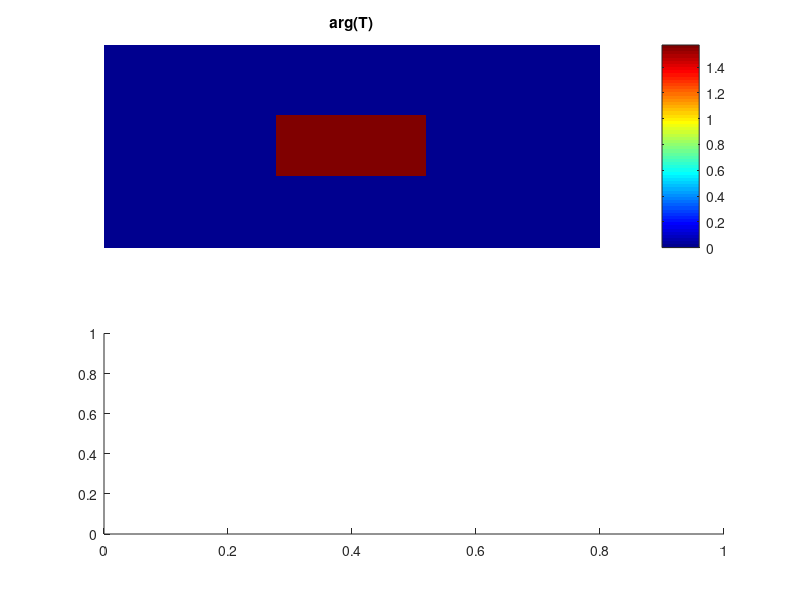

Here is the MATLAB script that generated this plot: (Note: this script raises an error after producing the figure.)

    clc;
    close all;
    clear all;
    %Step1; Create a phantom objects
    Nx = 512;
    nrows = Nx;
    ncols = Nx;  
    
    %Step 2: compute the true formula T*(T v H)*
    htype = 'lp';
    
     switch (htype)
        case {'gaussian'} %A gaussian filter
                    bw = 30; %Bandwidth parameter
                    h=fspecial('gaussian',[round(4*bw)+1 round(4*bw)+1],bw); %Transfer function of the low-pass filter...
                    %Fourier transform the filter
                    h1 = zeros(nrows,ncols);
                    h1(1:size(h,1),1:size(h,2))=h;
                    kernel_size=size(h,1);
                    h1 = circshift(h1,[-round((kernel_size-1)/2) -round((kernel_size-1)/2)]);
                    hf = fft2(h1);
 
        case {'lp'} %Bandpass filter
                    lp_bw = 50;%Bandwidth of the low pass filter in the frequency domain. The smaller it is, the more coherent the field will be 
                    hf = zeros(nrows,ncols);
                    [x,y]=meshgrid(linspace(-ncols/2,ncols/2-1,ncols),linspace(-nrows/2,nrows/2-1,nrows));
                    mask = sqrt(x.^2+y.^2)<lp_bw; %
                    hf(mask)=1;
                    hf = fftshift(hf);
    end
       
   
    
    
    datasource = 1;
    if (datasource==1) %Generate simulation data
        phi = pi/2;
        phase = zeros(nrows,ncols);
        phase(round(nrows*0.35:nrows*0.65),round(ncols*0.35:ncols*0.65))=phi;
        phif = fft2(phase);
        nrows = size(phase,1);
        ncols = size(phase,2);
        x_arr = 1:ncols;
        y_arr = 1:nrows;
        [xx,yy]=meshgrid(x_arr,y_arr);
        slope = 0;
        phi_lin =exp(i*xx*slope);
        a_gammaf = phif.*(1-hf);
        a_gamma = ifft2(a_gammaf);
        a_gamma = a_gamma + 0.1*randn(size(a_gamma));
        figure(1);colormap jet;
        subplot(211);imagesc(phase);axis off;colorbar;title('arg(T)');
        subplot(212);imagesc(a_gamma);axis off;colorbar;title('arg(gamma)');drawnow;
        %Display the cross-section of the image
        mcs=a_gamma(round((nrows+1)/2),:);%Get cross-section of the measurement
        cs = phase(round((nrows+1)/2),:);       
   
        figure(2);
        plot(mcs);hold on;plot(cs,'r');hold on;title('Cross sections for phase');
        legend('Gamma(r)','T(r)');drawnow;       
    end
    if (gpuDeviceCount()==0)
        gpu_compute_en = 1; %if there is no gpu, compute the result on cpu instead
    end
    gpu_compute_en = 0;
    
    method = 'relax'; %Choose between the two: 'relax','cg','nlcg'
    
    %Parameter definitions
    params.niter = 30000; %Number of iterations needed
    params.lambda = 0.5;
    params.tol = 1e-5; %Tolerance for the solver to stop
    params.method = 'relax';%Choose between 'relax'/'cg'/'nlcf'
    params.smart_init_en = 1;
    %Operator definitions
    params.F = FFT2(Nx); %Fourier transform operator
    params.D = Grd(Nx);
    params.H = H(Nx,1-hf,params.F); %Filtering operator (1-hf) is the highpass filtering kernel
    
    
    smartinit = 0; 
    if (gpu_compute_en==0)
        [gk,tk] = estimate_gt(a_gamma,hf,params);
    else %Compute gk and tk on gpu
       % d = gpuDevice();
       % reset(d); %Reset the device and clear its memmory
       % [gk,tk] = estimate_gt_gpu(gamma,hf,params);
    end
    disp('Done with solving the inverse problem....');
    